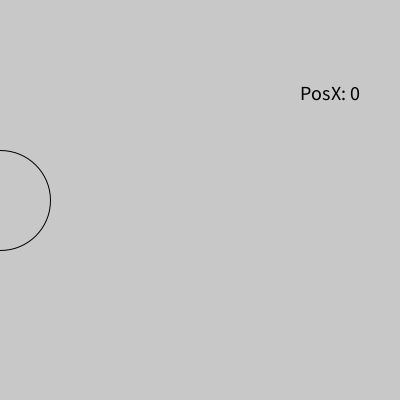
Frame 1 (no input)
Frame 60 (the mouse pressed at the canvas centre just before this capture): identical to frame 1, image omitted
Frame 120 (the mouse held since frame 60 and released just before this capture): identical to frame 1, image omitted

The Processing sketch that drew this single still picture (run headless with seeded random() and noise(); from frame 60 on, the mouse is pressed at the canvas centre):

// Processing sketch: variable_click
// ── variable_click.pde
int posX = 0;

void setup() {
  size(400, 400);
}

void draw() {
  background(200);
  noFill();
  ellipse(posX,200,100,100);
  
  textSize(20);
  fill(0);
  text("PosX: " + posX, 300, 100);
}

void mouseClicked(){
  posX = posX + 1;
}
